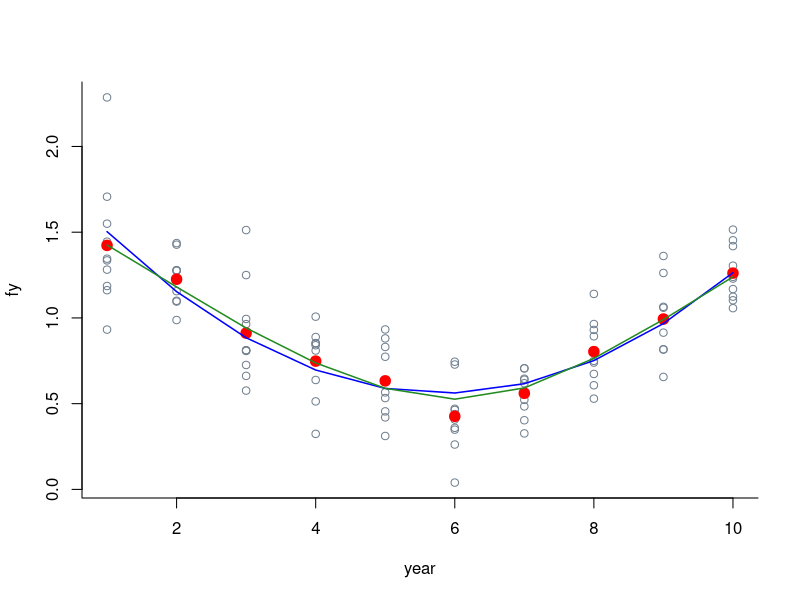

This chart was generated by the following R code: (Note: this script raises an error after producing the figure.)
##------------------
## illustrate some features of splines
## CM: 20 July 2017
## 
##------------------

## Simulate some data, we'd like to model
## x 
years <- seq(1, 10)

## f(x)
fymean <- 1 + 0.5 * cos(2 * pi / 12 * years)

## create some observations around curve
fy <- sapply(fymean, FUN = function(z){rnorm(10, mean = z, sd = 0.2)})

fy.df <- data.frame(year = rep(years, each = nrow(fy)),
                    fy = c(fy))
## plot
with(fy.df, plot(year, fy, pch = 1, col = "slategrey", bty = "L"))

## fit a model with a mean per year 
factor.year.lm <- lm(fy ~ -1 + factor(year), data = fy.df)

## predict from this model
pred.df <- data.frame(year = years)
pred.df$pred.factor <- predict(factor.year.lm, newdata = pred.df)
    
with(pred.df, points(year, pred.factor, pch = 19, col = "red", cex = 1.4))

## number of parameters used 
length(coef(factor.year.lm))

## a quadratic model
quadratic.year.lm <- lm(fy ~ year + I(year^2), data = fy.df)

## predict from this model
pred.df$pred.quadratic <- predict(quadratic.year.lm, newdata = pred.df)

with(pred.df, lines(year, pred.quadratic, pch = 19, col = "blue", lwd = 1.5))
## number of coefficients
length(coef(quadratic.year.lm))

##plot(predict(quadratic.year.lm), resid(quadratic.year.lm), pch = 19, col = "purple")

## a gam model (uses splines to smooth the function)
library(mgcv)
gam.year.gam <- gam(fy ~ s(year), data = fy.df)
summary(gam.year.gam) ## note edf (expected degrees of freedon of the spline)

## predict from the gam
pred.df$pred.gam <- predict(gam.year.gam, newdata = pred.df)

with(pred.df, lines(year, pred.gam, pch = 19, col = "forestgreen", lwd = 1.5))

## get Akaike Information Criterion (AIC = -2 x log-likelihood + 2 npar)
AIC(factor.year.lm)
AIC(linear.year.lm)
AIC(gam.year.gam)

## which is fitting better?
## please also look at the residuals!
